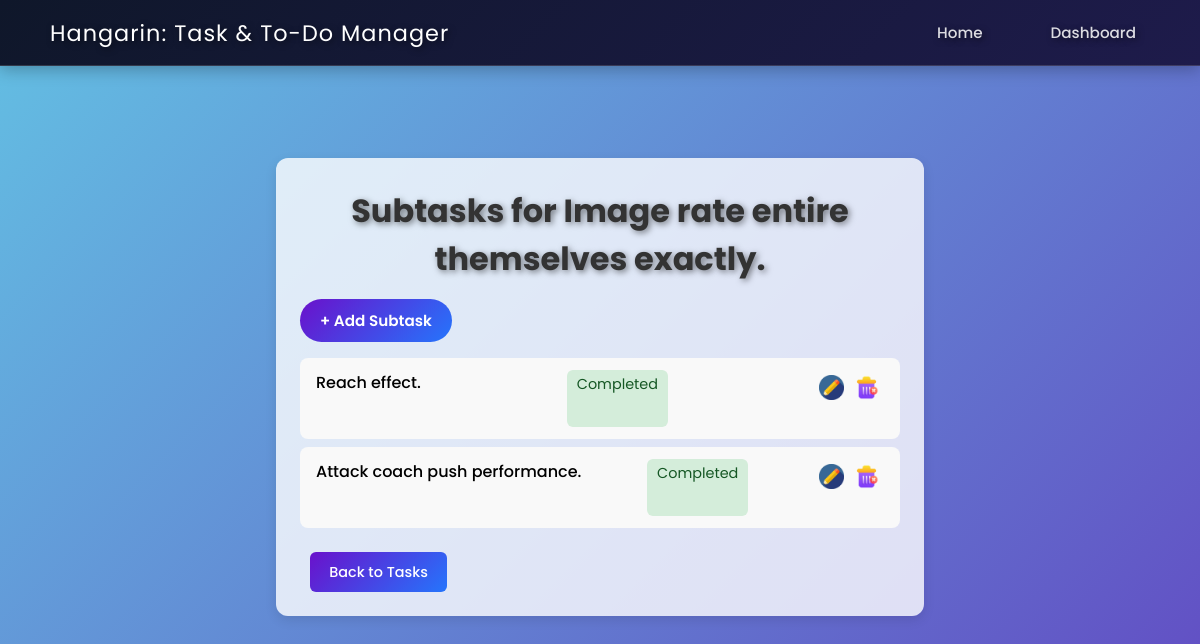
Screenshot of /task_list/24/subtask/ with the database file from the repository.
### tasktodomanager/models.py (models this page shows, shortened)
class BaseModel(models.Model):
    created_at = models.DateTimeField(auto_now_add=True, db_index=True)
    updated_at = models.DateTimeField(auto_now=True)
    class Meta:
        abstract = True

class Task(BaseModel):
    title = models.CharField(max_length=255)
    description = models.TextField()
    deadline = models.DateTimeField()
    status = models.CharField(
        max_length=50,
        choices=[
            ("Pending", "Pending"),
            ("In Progress", "In Progress"),
            ("Completed", "Completed"),
        ],
        default="Pending"
    )
    category = models.ForeignKey(Category, on_delete=models.CASCADE)
    priority = models.ForeignKey(Priority, on_delete=models.CASCADE)

class SubTask(BaseModel):
    parent_task = models.ForeignKey(Task, on_delete=models.CASCADE)
    title = models.CharField(max_length=255)
    status = models.CharField(
        max_length=50,
        choices=[
            ("Pending", "Pending"),
            ("In Progress", "In Progress"),
            ("Completed", "Completed"),
        ],
        default="Pending"
    )

### tasktodomanager/views.py (the view)
# urls.py: path('task_list/<int:task_id>/subtask/', SubtaskListView.as_view(), name='subtask-list'),
class SubtaskListView(ListView):
    model = SubTask
    template_name = 'subtask_list.html'
    context_object_name = 'subtasks'
    def get_queryset(self):
        task = get_object_or_404(Task, pk=self.kwargs['task_id'])
        return SubTask.objects.filter(parent_task=task)
    def get_context_data(self, **kwargs):
        context = super().get_context_data(**kwargs)
        context['task'] = get_object_or_404(Task, pk=self.kwargs['task_id'])
        return context

### templates/subtask_list.html
{% extends 'base.html' %}
{% load static %}
{% block content %}
<div class="subtask-container">
  <h2 class="page-title">Subtasks for {{ task.title }}</h2>
  <div class="subtask-actions">
    <a href="{% url 'subtask-add' task_id=task.id %}" class="subtask-btn subtask-btn-primary">
      + Add Subtask
    </a>
  </div>
  {% if subtasks %}
    <ul class="subtask-list">
      {% for subtask in subtasks %}
        <li class="subtask-item">
        <span class="subtask-title">{{ subtask.title }}</span>
        <span class="subtask-status {{ subtask.status|lower|cut:" " }}">
         {{ subtask.status }}
        </span>
          <div  class="del-edit-icon">
                    <a href="{% url 'subtask-update' task_id=task.id subtask_id=subtask.id %}"><img src="{% static 'img/editbtn.png' %}" alt="Edit Button"></a>
                    <a href="{% url 'subtask-delete' task_id=task.id subtask_id=subtask.id %}" class="text-danger"><img src="{% static 'img/deletebtn.png' %}" alt=""></a>
                </div>
          </li>
      {% endfor %}
    </ul>
  {% else %}
    <p class="empty-message">No subtasks yet.</p>
  {% endif %}
  <div class="actions">
    <a href="{% url 'task-list' %}" class="btn btn-secondary">Back to Tasks</a>
  </div>
</div>
{% endblock %}

### static/CSS/style.css (style rules this page uses)
body { margin: 0; font-family: 'Poppins', sans-serif; background: linear-gradient(135deg, #63c0e3 0%, #6248c2 100%); min-height: 100vh; overflow-x: hidden; overflow-y: auto; background-attachment: fixed; }
.page-title { text-shadow: 2px 2px 6px rgba(0,0,0,0.5); font-size: 2rem; font-weight: 700; color: #fff; margin-top: 5px; margin-bottom: 15px; text-align: center; }
.text-danger { color: rgb(255, 0, 0); }
.btn { padding: 0.4rem 0.8rem; border-radius: 6px; text-decoration: none; font-size: 0.9rem; font-weight: 500; }
.btn-secondary { background: #f0f0f0; color: #333; }
.btn { padding: 10px 20px; border: none; border-radius: 6px; cursor: pointer; }
.subtask-container { max-width: 600px; margin: 2rem auto; padding: 1.5rem; background: rgba(255,255,255,0.8); border-radius: 12px; box-shadow: 0 4px 12px rgba(0,0,0,0.1); }
.page-title { font-size: 1.8rem; margin-bottom: 1rem; color: #333; }
.subtask-list { list-style: none; padding: 0; }
.subtask-item { display: flex; justify-content: space-between; padding: 0.75rem 1rem; margin-bottom: 0.5rem; background: #f9f9f9; border-radius: 8px; }
.subtask-title { font-weight: 500; }
.subtask-status { font-size: 0.9rem; padding: 0.25rem 0.6rem; border-radius: 6px; text-transform: capitalize; }
.subtask-status.completed { background: #d4edda; color: #155724; }
.actions { margin-top: 1.5rem; display: flex; justify-content: space-between; }
.btn { padding: 0.6rem 1.2rem; border-radius: 6px; text-decoration: none; font-weight: 500; }
.btn-secondary { background: #e0e0e0; color: #333; }
.del-edit-icon { margin-bottom: 15px; display: flex; justify-content: center; align-items: center; }
.del-edit-icon img { width: 25px; height: 25px; transition: transform 0.3s ease, opacity 0.3s ease; cursor: pointer; padding: 5px; background: transparent; }
.subtask-btn { display: inline-block; padding: 0.5rem 1rem; border-radius: 6px; text-decoration: none; font-size: 0.95rem; font-weight: 600; transition: background-color 0.2s ease; }
.subtask-btn-primary { background-color: #007bff; color: #fff; border: none; }
.subtask-btn { border-radius: 25px; padding: 10px 20px; font-weight: 600; transition: 0.3s; cursor: pointer; text-decoration: none; }
.subtask-btn { border-radius: 25px; padding: 10px 20px; font-weight: 600; transition: 0.3s; text-decoration: none; }
.subtask-btn-primary { background: linear-gradient(135deg, #6a11cb, #2575fc); color: #fff; border: none; }
.btn-secondary { background: linear-gradient(135deg, #6a11cb, #2575fc); border: none; color: #fff; margin-left: 10px; }
.page-title { font-size: clamp(1.4rem, 4vw, 2rem); }

### rows the page displays
Task: title "Image rate entire themselves exactly."
SubTask: title "Reach effect.", status "Completed"
SubTask: title "Attack coach push performance.", status "Completed"
